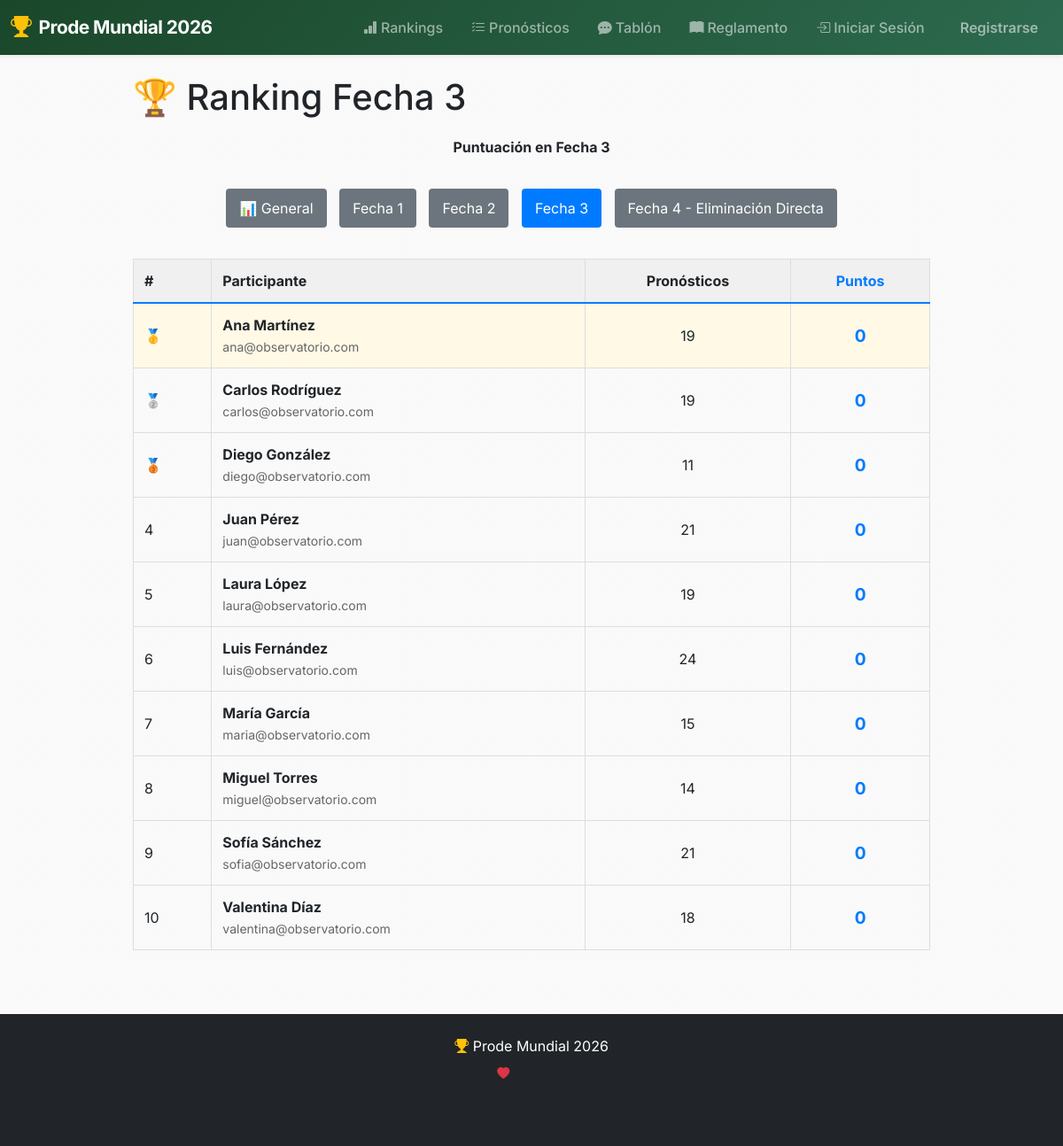
Screenshot of /rankings/phase/3 with the database file from the repository.
### models.py (models this page shows, shortened)
class Phase(db.Model):
    __tablename__ = "phases"
    id = db.Column(db.Integer, primary_key=True)
    name = db.Column(db.String(50), nullable=False, unique=True)  # "Fecha 1", "Fecha 2", etc.
    order = db.Column(db.Integer, nullable=False)  # 1, 2, 3, 4
    matches = db.relationship('Match', backref='phase', lazy=True)

class User(db.Model, UserMixin):
    __tablename__ = "users"
    id = db.Column(db.Integer, primary_key=True)
    email = db.Column(db.String(120), unique=True, nullable=False)
    name = db.Column(db.String(80), nullable=False)
    password_hash = db.Column(db.String(256), nullable=True)
    is_admin = db.Column(db.Boolean, default=False)
    is_enabled = db.Column(db.Boolean, default=True)
    predictions = db.relationship('Prediction', backref='user', lazy=True)

### main/routes.py (the view)
@main_bp.route('/rankings/phase/<int:phase_id>')
def rankings_by_phase(phase_id):
    phase = Phase.query.get_or_404(phase_id)
    user_stats = db.session.query(
        User.id,
        User.name,
        User.email,
        func.count(Prediction.id).label('total_predictions'),
        func.sum(Prediction.points_awarded).label('total_points')
    ).join(Prediction, User.id == Prediction.user_id)\
     .join(Match, Prediction.match_id == Match.id)\
     .filter(Match.phase_id == phase_id, User.is_admin == False)\
     .group_by(User.id)\
     .order_by(func.sum(Prediction.points_awarded).desc(), User.name)\
     .all()
    phases = Phase.query.order_by(Phase.order).all()
    return render_template('main/rankings_phase.html',
                         phase=phase,
                         user_stats=user_stats,
                         phases=phases)

### app.py (called while the page is built)
@app.context_processor
def inject_user():
    return {'current_user': current_user}

### templates/main/rankings_phase.html (shortened to what this page needs)
{% extends "base.html" %}
{% block content %}
<div style="max-width: 900px; margin: 0 auto;">
    <h1>🏆 Ranking {{ phase.name }}</h1>
    <p style="margin: 20px 0; text-align: center;">
        <strong>Puntuación en {{ phase.name }}</strong>
    </p>
    <div style="margin: 30px 0; text-align: center;">
        <a href="{{ url_for('main.rankings') }}" style="display: inline-block; padding: 10px 15px; background-color: #6c757d; color: white; text-decoration: none; border-radius: 4px; margin: 5px;">
            📊 General
        </a>
        {% for p in phases %}
            <a href="{{ url_for('main.rankings_by_phase', phase_id=p.id) }}" style="display: inline-block; padding: 10px 15px; {% if p.id == phase.id %}background-color: #007bff;{% else %}background-color: #6c757d;{% endif %} color: white; text-decoration: none; border-radius: 4px; margin: 5px;">
                {{ p.name }}
            </a>
        {% endfor %}
    </div>
    {% if user_stats %}
        <table style="width: 100%; border-collapse: collapse; margin-top: 20px;">
            <thead>
                <tr style="background-color: #f0f0f0; border-bottom: 2px solid #007bff;">
                    <th style="padding: 12px; text-align: left; border: 1px solid #ddd;">#</th>
                    <th style="padding: 12px; text-align: left; border: 1px solid #ddd;">Participante</th>
                    <th style="padding: 12px; text-align: center; border: 1px solid #ddd;">Pronósticos</th>
                    <th style="padding: 12px; text-align: center; border: 1px solid #ddd; color: #007bff; font-weight: bold;">Puntos</th>
                </tr>
            </thead>
            <tbody>
                {% for stat in user_stats %}
                    <tr style="border-bottom: 1px solid #ddd; {% if loop.index == 1 %}background-color: #fff9e6;{% endif %}">
                        <td style="padding: 12px; border: 1px solid #ddd;">
                            {% if loop.index == 1 %}🥇{% elif loop.index == 2 %}🥈{% elif loop.index == 3 %}🥉{% else %}{{ loop.index }}{% endif %}
                        </td>
                        <td style="padding: 12px; border: 1px solid #ddd;">
                            <strong>{{ stat.name }}</strong>
                            <br>
                            <small style="color: #666;">{{ stat.email }}</small>
                        </td>
                        <td style="padding: 12px; border: 1px solid #ddd; text-align: center;">
                            {{ stat.total_predictions or 0 }}
                        </td>
                        <td style="padding: 12px; border: 1px solid #ddd; text-align: center; font-weight: bold; color: #007bff; font-size: 1.2em;">
                            {{ stat.total_points or 0 }}
                        </td>
                    </tr>
                {% endfor %}
            </tbody>
        </table>
    {% else %}
        <p style="text-align: center; color: #666; margin-top: 30px;">
            No hay datos de ranking disponibles para esta fecha
        </p>
    {% endif %}
</div>
{% endblock %}

### static/css/site.css (style rules this page uses)
:root { --primary-color: #1a472a; --secondary-color: #ffd700; --accent-color: #e63946; --dark-color: #212529; --light-color: #f8f9fa; --gradient-primary: linear-gradient(135deg, #1a472a 0%, #2d6a4f 100%); --gradient-hero: linear-gradient(135deg, #667eea 0%, #764ba2 100%); --gradient-gold: linear-gradient(135deg, #ffd700 0%, #ffed4e 100%); }
* { box-sizing: border-box; }
body { margin: 0; font-family: 'Inter', -apple-system, BlinkMacSystemFont, "Segoe UI", Roboto, sans-serif; background: linear-gradient(rgba(245, 245, 245, 0.55), rgba(245, 245, 245, 0.55)), url('../images/backgrounds/foto2.jpg'); background-size: cover; background-position: center; background-attachment: fixed; background-repeat: no-repeat; color: #212529; min-height: 100vh; display: flex; flex-direction: column; }
h1, h2, h3 { color: var(--text); }

### rows the page displays
Phase: name "Fecha 3"
Phase: name "Fecha 1"
Phase: name "Fecha 2"
Phase: name "Fecha 4 - Eliminación Directa"
User: name "Ana Martínez", email "ana@observatorio.com", total_predictions "19", is_admin "0"
User: name "Carlos Rodríguez", email "carlos@observatorio.com", total_predictions "19", is_admin "0"
User: name "Diego González", email "diego@observatorio.com", total_predictions "11", is_admin "0"
User: name "Juan Pérez", email "juan@observatorio.com", total_predictions "21", is_admin "0"
User: name "Laura López", email "laura@observatorio.com", total_predictions "19", is_admin "0"
User: name "Luis Fernández", email "luis@observatorio.com", total_predictions "24", is_admin "0"
User: name "María García", email "maria@observatorio.com", total_predictions "15", is_admin "0"
User: name "Miguel Torres", email "miguel@observatorio.com", total_predictions "14", is_admin "0"
User: name "Sofía Sánchez", email "sofia@observatorio.com", total_predictions "21", is_admin "0"
User: name "Valentina Díaz", email "valentina@observatorio.com", total_predictions "18", is_admin "0"
